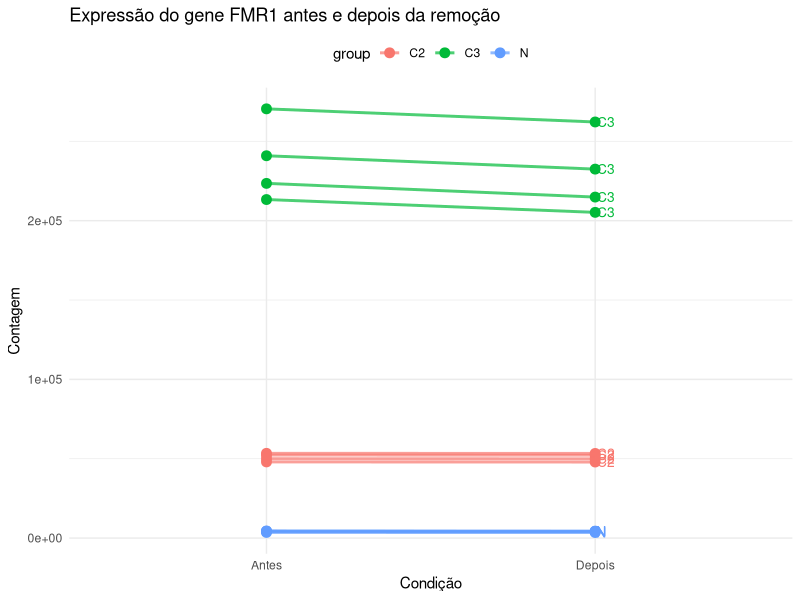

Write the R code that produced this figure.
library(ggplot2)
library(dplyr)

# Counts da imagem
before <- c(53390, 52302, 47978, 50003, 240898, 213306, 270456, 223489, 4254, 3535, 4466, 4231)
after  <- c(53318, 52243, 47908, 49934, 232478, 205230, 262181, 214862, 4153, 3471, 4383, 4166)

# Nomes reais das amostras
samples <- c(
  "C21", "C22", "C23", "C24",  # C2 grupo
  "C31", "C32", "C33", "C34",  # C3 grupo
  "N1", "N2", "N3", "N4"       # N grupo
)

# Detectar o grupo pelo prefixo
groups <- ifelse(grepl("^C2", samples), "C2",
                 ifelse(grepl("^C3", samples), "C3", "N"))

# Criar o dataframe
df <- data.frame(
  sample = rep(samples, each = 2),
  condition = rep(c("Antes", "Depois"), times = length(samples)),
  value = c(rbind(before, after)),
  group = rep(groups, each = 2)
)

# Gráfico pareado
ggplot(df, aes(x = condition, y = value, group = sample, color = group)) +
  geom_point(size = 3) +
  geom_line(linewidth = 1, alpha = 0.7) +
  geom_text(data = df %>% filter(condition == "Depois"),
            aes(label = group),
            hjust = -0.1,
            size = 3.5,
            show.legend = FALSE) +
  theme_minimal() +
  labs(title = "Expressão do gene FMR1 antes e depois da remoção",
       x = "Condição",
       y = "Contagem") +
  theme(legend.position = "top")
